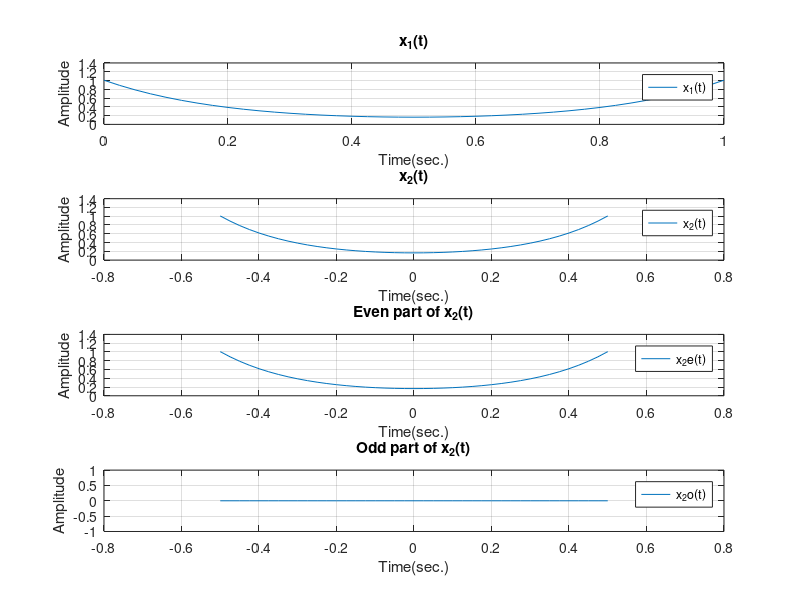
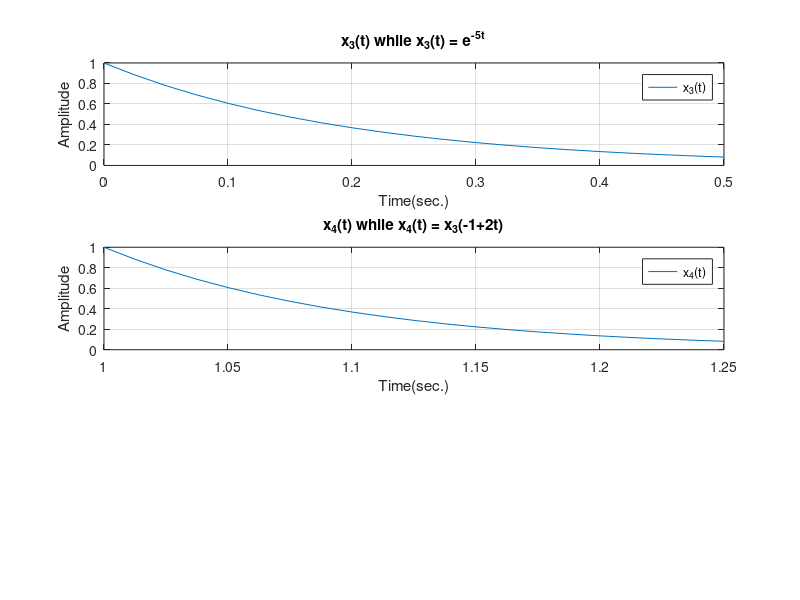

Source code (MATLAB) for these figures, in order: (Note: this script raises an error after producing the figures.)
clc       % clearing command window
clear     % clearing workspace
close all % closing all figures

% Sampling period
dt = 25/1000;

time = 0:dt:1;

% Generating causal and symmetric signal x1(t)
a1 = exp(-5*time);
a2 = fliplr(a1);
x1 = a1 + a2;

figure(1)
subplot(411)
plot(time, x1)
grid on;
legend('x_1(t)');
xlabel('Time(sec.)');
ylabel('Amplitude');
title('x_1(t)');

%% Generating 0.5s advanced signal
time_advanced = time - 0.5;
subplot(412)
plot(time_advanced, x1)
grid on;
legend('x_2(t)');
xlabel('Time(sec.)');
ylabel('Amplitude');
title('x_2(t)');

x1_flipped = fliplr(x1);
%% Even Component
xe=0.5*(x1 + x1_flipped);
%% Odd Component
xo=0.5*(x1 - x1_flipped);
%% Plotting
subplot(413);
plot(time_advanced, xe);
grid on;
legend('x_2e(t)');
xlabel('Time(sec.)');
ylabel('Amplitude');
title('Even part of x_2(t)')

subplot(414);
plot(time_advanced,xo);
grid on;
legend('x_2o(t)');
xlabel('Time(sec.)');
ylabel('Amplitude');
title('Odd part of x_2(t)')

%% PART 2
time2=0:dt:0.5;
x3 = exp(-5*time2);
figure(2)
subplot(311)
plot(time2, x3)
grid on;
legend('x_3(t)');
xlabel('Time(sec.)');
ylabel('Amplitude');
title('x_3(t) while x_3(t) = e^-^5^t');

time2_manipulated = (time2) / 2 + 1;
subplot(312)
plot(time2_manipulated, x3);
grid on;
legend('x_4(t)');
xlabel('Time(sec.)');
ylabel('Amplitude');
title('x_4(t) while x_4(t) = x_3(-1+2t)');

%% PART 3 Checking linearity of the system
syms t;
dt3 = 10/1000;
time3 = 0:dt3:1;

f1 = abs(cos(100*pi*time3));
f2 = exp(-5*time3);

o1 = sum(f1);
o2 = sum(f2);

a = 2;
b = 1;

total = a*o1 + b*o2
o3 = sum(a*f1 + b*f2)


f1 = abs(cos(100*pi*t));
f2 = exp(-5*t);

o1 = sum(f1);
o2 = sum(f2);

a = randi(10);
b = randi(10);

% Comparing with symbolic toolbox
total = a*o1 + b*o2
o3 = sum(a*f1 + b*f2)






